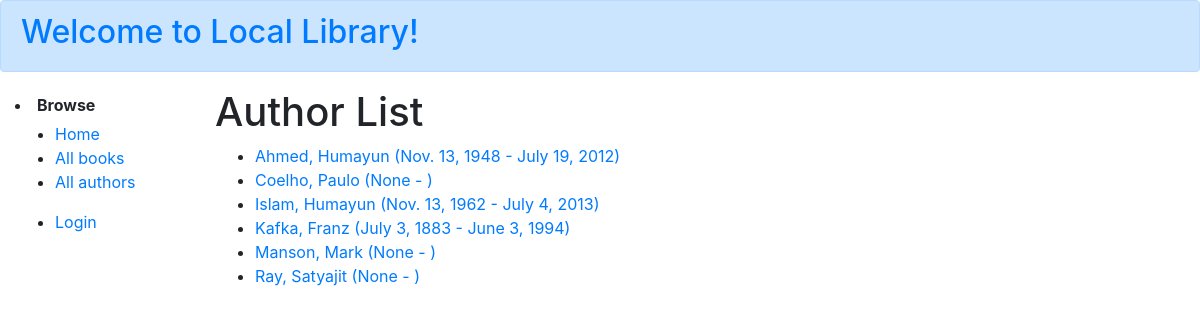
The app's page /catalog/authors/, older data.
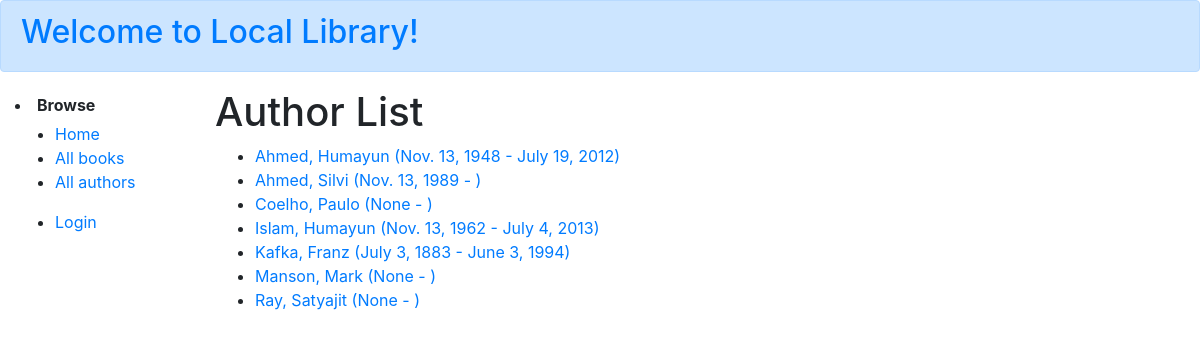
The same page, newer data.
### catalog/models.py (models this page shows)
class Author(models.Model):
    first_name = models.CharField(max_length=100)
    last_name = models.CharField(max_length=100)
    date_of_birth = models.DateField(null=True, blank=True)
    date_of_death = models.DateField('died', null=True, blank=True)
    biography = models.TextField(
    max_length=1000, help_text="Enter a brief description about the author")
    class Meta:
        ordering = ['last_name', 'first_name']
    def get_absolute_url(self):
        return reverse('author-detail', args=[str(self.id)])
    def __str__(self):
        return '{0}, {1}'.format(self.last_name, self.first_name)

### catalog/views.py (the view)
# urls.py: path('authors/', views.AuthorListView.as_view(), name='authors'),
class AuthorListView(generic.ListView):
    model = Author
    paginate_by = 10

### catalog/templates/catalog/author_list.html
{% extends "base_generic.html" %}
{% block content %}
<h1>Author List</h1>
{% if author_list %}
<ul>
    {% for author in author_list %}
    <li>
        <a href="{{ author.get_absolute_url }}">
            {{ author }} ({{author.date_of_birth}} - {% if author.date_of_death %}{{author.date_of_death}}{% endif %})
        </a>
    </li>
    {% endfor %}
</ul>
{% else %}
<p>There are no authors available.</p>
{% endif %}
{% endblock %}

Row changes from the older to the newer data that the page shows:
added Author: last_name+first_name "Ahmed, Silvi", date_of_birth "Nov. 13, 1989"
